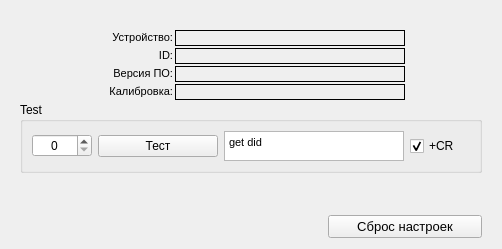
      <widget class="QWidget" name="tab_2">
       <property name="sizePolicy">
        <sizepolicy hsizetype="Minimum" vsizetype="Expanding">
         <horstretch>0</horstretch>
         <verstretch>0</verstretch>
        </sizepolicy>
       </property>
       <attribute name="title">
        <string>Об устройстве</string>
       </attribute>
       <layout class="QVBoxLayout" name="verticalLayout" stretch="0,0,0,0">
        <property name="spacing">
         <number>2</number>
        </property>
        <property name="leftMargin">
         <number>20</number>
        </property>
        <property name="topMargin">
         <number>30</number>
        </property>
        <property name="rightMargin">
         <number>20</number>
        </property>
        <item>
         <layout class="QHBoxLayout" name="horizontalLayout_4" stretch="2,3,1">
          <item>
           <layout class="QVBoxLayout" name="verticalLayout_11">
            <property name="leftMargin">
             <number>0</number>
            </property>
            <item>
             <widget class="QLabel" name="label_3">
              <property name="text">
               <string>&lt;html&gt;&lt;head/&gt;&lt;body&gt;&lt;p align=&quot;right&quot;&gt;&lt;span style=&quot; font-size:8.25pt;&quot;&gt;Устройство:&lt;/span&gt;&lt;/p&gt;&lt;/body&gt;&lt;/html&gt;</string>
              </property>
             </widget>
            </item>
            <item>
             <widget class="QLabel" name="label_5">
              <property name="text">
               <string>&lt;html&gt;&lt;head/&gt;&lt;body&gt;&lt;p align=&quot;right&quot;&gt;&lt;span style=&quot; font-size:8.25pt;&quot;&gt;ID:&lt;/span&gt;&lt;/p&gt;&lt;/body&gt;&lt;/html&gt;</string>
              </property>
             </widget>
            </item>
            <item>
             <widget class="QLabel" name="label_13">
              <property name="text">
               <string>&lt;html&gt;&lt;head/&gt;&lt;body&gt;&lt;p align=&quot;right&quot;&gt;&lt;span style=&quot; font-size:8.25pt;&quot;&gt;Версия ПО:&lt;/span&gt;&lt;/p&gt;&lt;/body&gt;&lt;/html&gt;</string>
              </property>
             </widget>
            </item>
            <item>
             <widget class="QLabel" name="label_11">
              <property name="text">
               <string>&lt;html&gt;&lt;head/&gt;&lt;body&gt;&lt;p align=&quot;right&quot;&gt;&lt;span style=&quot; font-size:8.25pt;&quot;&gt;Калибровка:&lt;/span&gt;&lt;/p&gt;&lt;/body&gt;&lt;/html&gt;</string>
              </property>
             </widget>
            </item>
           </layout>
          </item>
          <item>
           <layout class="QVBoxLayout" name="verticalLayout_12">
            <property name="leftMargin">
             <number>0</number>
            </property>
            <item>
             <widget class="QLabel" name="label_dev">
              <property name="autoFillBackground">
               <bool>true</bool>
              </property>
              <property name="frameShape">
               <enum>QFrame::Box</enum>
              </property>
              <property name="text">
               <string/>
              </property>
              <property name="alignment">
               <set>Qt::AlignCenter</set>
              </property>
             </widget>
            </item>
            <item>
             <widget class="QLabel" name="label_ID">
              <property name="autoFillBackground">
               <bool>true</bool>
              </property>
              <property name="frameShape">
               <enum>QFrame::Box</enum>
              </property>
              <property name="text">
               <string/>
              </property>
              <property name="alignment">
               <set>Qt::AlignCenter</set>
              </property>
             </widget>
            </item>
            <item>
             <widget class="QLabel" name="label_ver">
              <property name="autoFillBackground">
               <bool>true</bool>
              </property>
              <property name="frameShape">
               <enum>QFrame::Box</enum>
              </property>
              <property name="text">
               <string/>
              </property>
              <property name="alignment">
               <set>Qt::AlignCenter</set>
              </property>
             </widget>
            </item>
            <item>
             <widget class="QLabel" name="label_kal">
              <property name="autoFillBackground">
               <bool>true</bool>
              </property>
              <property name="frameShape">
               <enum>QFrame::Box</enum>
              </property>
              <property name="text">
               <string/>
              </property>
              <property name="alignment">
               <set>Qt::AlignCenter</set>
              </property>
             </widget>
            </item>
           </layout>
          </item>
          <item>
           <spacer name="horizontalSpacer_3">
            <property name="orientation">
             <enum>Qt::Horizontal</enum>
            </property>
            <property name="sizeHint" stdset="0">
             <size>
              <width>40</width>
              <height>20</height>
             </size>
            </property>
           </spacer>
          </item>
         </layout>
        </item>
        <item>
         <widget class="QGroupBox" name="groupBox">
          <property name="title">
           <string notr="true">Test</string>
          </property>
          <layout class="QHBoxLayout" name="horizontalLayout_12" stretch="1,2,3,1">
           <item>
            <widget class="QSpinBox" name="spinBox_test">
             <property name="alignment">
              <set>Qt::AlignCenter</set>
             </property>
             <property name="minimum">
              <number>0</number>
             </property>
             <property name="maximum">
              <number>6</number>
             </property>
             <property name="value">
              <number>0</number>
             </property>
            </widget>
           </item>
           <item>
            <widget class="QPushButton" name="pushButton_test">
             <property name="enabled">
              <bool>true</bool>
             </property>
             <property name="text">
              <string>Тест</string>
             </property>
            </widget>
           </item>
           <item>
            <widget class="QTextEdit" name="text_Test">
             <property name="sizePolicy">
              <sizepolicy hsizetype="Expanding" vsizetype="Fixed">
               <horstretch>0</horstretch>
               <verstretch>0</verstretch>
              </sizepolicy>
             </property>
             <property name="maximumSize">
              <size>
               <width>16777215</width>
               <height>30</height>
              </size>
             </property>
             <property name="html">
              <string>&lt;!DOCTYPE HTML PUBLIC &quot;-//W3C//DTD HTML 4.0//EN&quot; &quot;http://www.w3.org/TR/REC-html40/strict.dtd&quot;&gt;
&lt;html&gt;&lt;head&gt;&lt;meta name=&quot;qrichtext&quot; content=&quot;1&quot; /&gt;&lt;style type=&quot;text/css&quot;&gt;
p, li { white-space: pre-wrap; }
&lt;/style&gt;&lt;/head&gt;&lt;body style=&quot; font-family:'MS Shell Dlg 2'; font-size:8.25pt; font-weight:400; font-style:normal;&quot;&gt;
&lt;p style=&quot; margin-top:0px; margin-bottom:0px; margin-left:0px; margin-right:0px; -qt-block-indent:0; text-indent:0px;&quot;&gt;&lt;span style=&quot; font-family:'MS Shell Dlg 2';&quot;&gt;get did&lt;/span&gt;&lt;/p&gt;&lt;/body&gt;&lt;/html&gt;</string>
             </property>
             <property name="tabStopWidth">
              <number>30</number>
             </property>
             <property name="placeholderText">
              <string/>
             </property>
            </widget>
           </item>
           <item>
            <widget class="QCheckBox" name="checkBox_Test">
             <property name="text">
              <string>+CR</string>
             </property>
             <property name="checked">
              <bool>true</bool>
             </property>
            </widget>
           </item>
          </layout>
         </widget>
        </item>
        <item>
         <spacer name="verticalSpacer">
          <property name="orientation">
           <enum>Qt::Vertical</enum>
          </property>
          <property name="sizeHint" stdset="0">
           <size>
            <width>20</width>
            <height>40</height>
           </size>
          </property>
         </spacer>
        </item>
        <item>
         <layout class="QHBoxLayout" name="horizontalLayout_10" stretch="2,1">
          <property name="topMargin">
           <number>0</number>
          </property>
          <item>
           <spacer name="horizontalSpacer_5">
            <property name="orientation">
             <enum>Qt::Horizontal</enum>
            </property>
            <property name="sizeHint" stdset="0">
             <size>
              <width>40</width>
              <height>20</height>
             </size>
            </property>
           </spacer>
          </item>
          <item>
           <widget class="QPushButton" name="pushButton_Reset">
            <property name="font">
             <font>
              <pointsize>10</pointsize>
             </font>
            </property>
            <property name="inputMethodHints">
             <set>Qt::ImhNone</set>
            </property>
            <property name="text">
             <string>Сброс настроек</string>
            </property>
           </widget>
          </item>
         </layout>
        </item>
       </layout>
      </widget>
